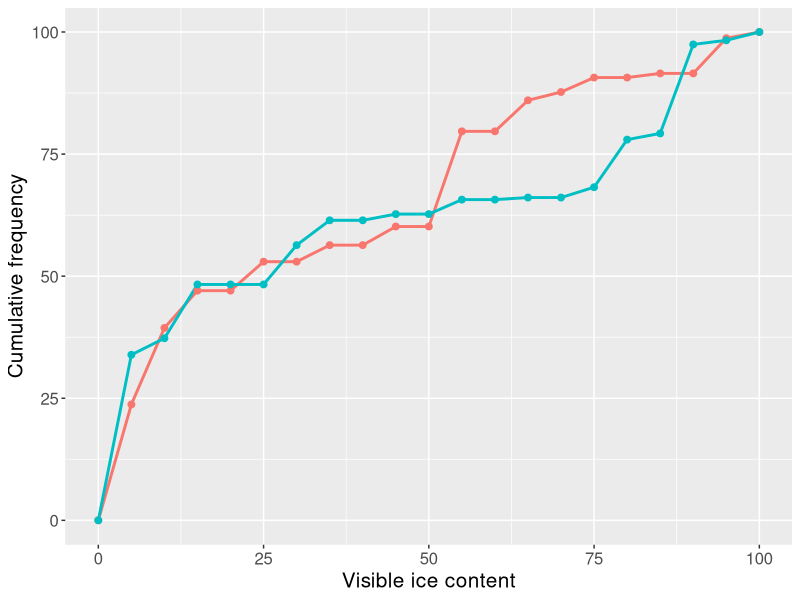
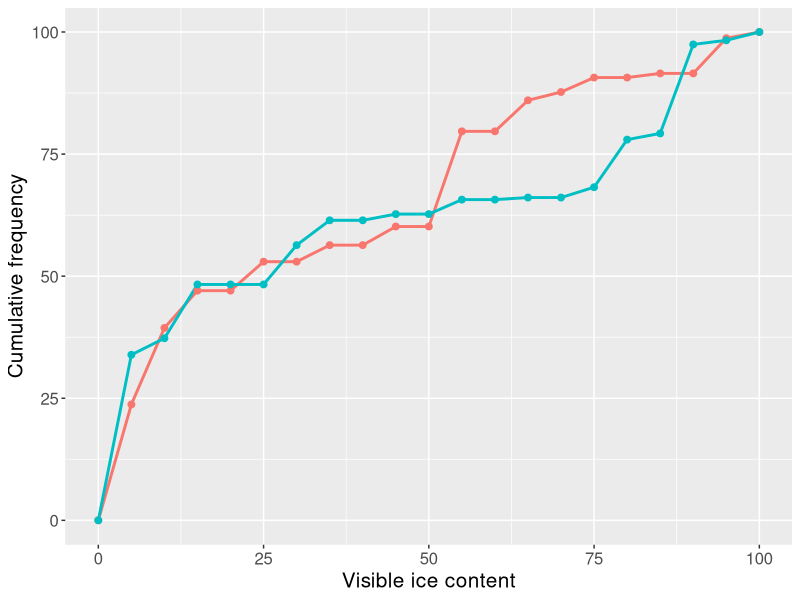

The R script that drew these images, in order:
#3.2: Generating base figure 3 of Castagner et al. (2022)
#Written by Ariane Castagner, finalized in June 2022

#Import packages

library(ggplot2)
library(reshape2)

# Set working directory (please change to your local directory for the project)

setwd("...//ExcessIceBetaRegression//")

# Import data

sentinel <- read.csv("data//SentinelBHdata.csv") #Import Sentinel training data

# Setting up

sentinelVIlogs <- sentinel[which(sentinel$VI.num.2 != "NA"), ] #Subsetting the Sentinel data to only include intervals which have a reported numeric visible ice content in both logs (log 2 did not use as many samples)
breaks <- seq(0, 100, by=5)
n <- 236

VI1 <- sentinelVIlogs$VI.num.1
VI1.cut <- cut(VI1, breaks, right=FALSE)
VI1.freq <- table(VI1.cut)
VI1.cumfreq <- c(0, cumsum(VI1.freq))
VI1.df <- as.data.frame(VI1.cumfreq)
VI1.df$breaks <- breaks

VI2 <- sentinelVIlogs$VI.num.2
VI2.cut <- cut(VI2, breaks, right=FALSE)
VI2.freq <- table(VI2.cut)
VI2.cumfreq <- c(0, cumsum(VI2.freq))
VI2.df <- as.data.frame(VI2.cumfreq)
VI2.df$breaks <- breaks

VI.merged.df <- merge(VI1.df, VI2.df, by="breaks")
VI.merged.melt <- reshape2::melt(VI.merged.df, id.var="breaks")
VI.merged.melt$valueperc <- VI.merged.melt$value / n * 100

# Plot

fig3 <- ggplot(VI.merged.melt, aes(x=breaks, y=valueperc, colour=variable)) +
  geom_line(size=1) +
  geom_point(size=2) +
  xlab("Visible ice content") +
  ylab("Cumulative frequency") +
  theme(text = element_text(size = 15)) +
  theme(legend.position = "none")

ggsave(filename = "output//figs//FinalFigure3.jpg", device="jpg", plot=fig3, scale = 1, dpi = 300)

fig3